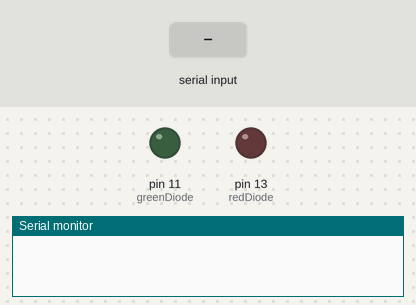
The sketch below on a simulated Arduino Uno, built with avr-gcc and run on an emulated ATmega328P. On the bench: output pins drawn as LEDs (lit = HIGH), the last lines printed to the serial monitor. Inputs (shaded band) come from the test bench.

Above: at 1.2 s.
1.3 s: "green\n" received over Serial
At 3.1 s:
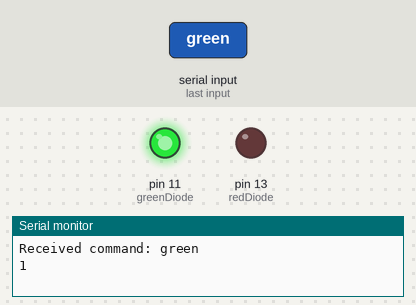
3.8 s: "red\n" received over Serial
At 6.2 s:
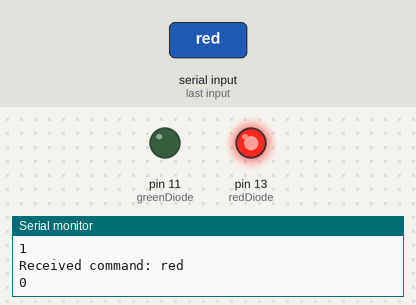
Timing chart, 0 to 7.7 s (numbered marks = the images above; inputs shaded):
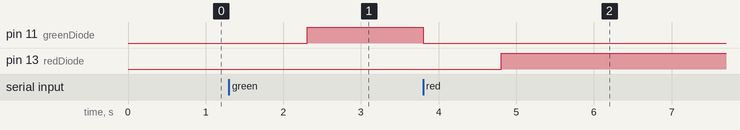

The sketch:

ConsoleReader.ino
```cpp
#define greenDiode 11
#define redDiode 13
String receivedString = "";

void setup() {
  Serial.begin(9600);
  pinMode(greenDiode, OUTPUT);
  pinMode(redDiode, OUTPUT);

  digitalWrite(greenDiode, LOW);
  digitalWrite(redDiode, LOW);
}

void loop() {
  if(Serial.available() > 0 ){ //check if Arduino received message
    receivedString = Serial.readStringUntil('\n'); //read until end of the line
    Serial.println("Received command: " + receivedString);
    Serial.println(receivedString=="green");
    if(receivedString=="green"){
      digitalWrite(redDiode, LOW);
      delay(1000);
      digitalWrite(greenDiode, HIGH);
    }
    else if(receivedString.equalsIgnoreCase("red")){
      digitalWrite(greenDiode, LOW);
      delay(1000);
      digitalWrite(redDiode, HIGH);
    }
    else {
      Serial.println("WRONG COMMAND!");
      delay(120);
    }

  }
}
```

Measured:
- after the input at 1.3 s, pin 11 (greenDiode): LOW → HIGH after 1.0 s
- after the input at 3.8 s, pin 11 (greenDiode): HIGH → LOW at once; pin 13 (redDiode): LOW → HIGH after 1.0 s
